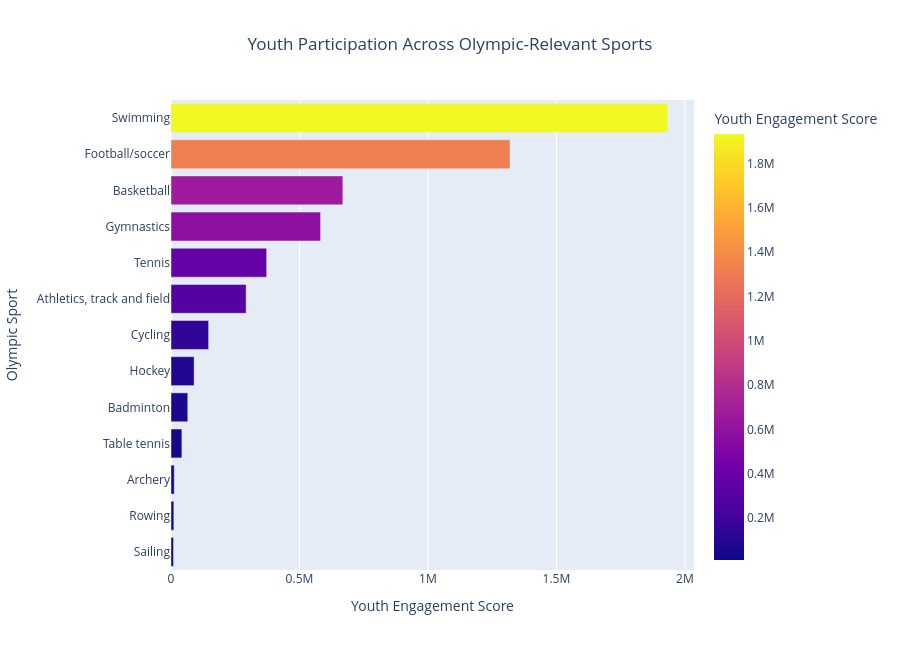

Source (notebook cell):
### Markdown cell above
## Calculating Youth Engagement Scores

To better compare Olympic-relevant sports, a combined youth engagement score is calculated using participation estimates from the selected youth age groups (5–8, 9–11, and 12–14).

Rather than analysing each age category separately throughout the investigation, combining these participation estimates provides a broader measure of overall youth involvement within each sport. Sports with higher combined participation may provide stronger opportunities for long-term Olympic fan development because they already demonstrate strong grassroots engagement among younger Australians.

This calculated score is derived directly from the AusPlay participation data rather than manually assigning values. Using data-driven calculations improves analytical reliability and ensures that later clustering and comparison techniques remain evidence-based.

The resulting youth engagement score will later support visualisation, clustering analysis, and comparison with media visibility patterns collected from the Guardian API.

### Code cell
# Create youth participation visualisation
fig = px.bar(
    top_youth_sports,
    x="youth_engagement_score",
    y="Sport",
    orientation="h",
    color="youth_engagement_score",
    title="Youth Participation Across Olympic-Relevant Sports",
    labels={
        "youth_engagement_score": "Youth Engagement Score",
        "Sport": "Olympic Sport"
    }
)

# Improve layout
fig.update_layout(
    height=650,
    title_x=0.5,
    yaxis={"categoryorder":"total ascending"}
)

# Improve hover information
fig.update_traces(
    hovertemplate="<b>%{y}</b><br>Youth Engagement Score: %{x:,.0f}<extra></extra>"
)

fig.show()

### Figure 1 — Plotly figure (JSON) as saved in the notebook; plotly's stock layout.template omitted (floating-point values rounded to 4 significant figures)
{"data": [{"hovertemplate": "<b>%{y}</b><br>Youth Engagement Score: %{x:,.0f}<extra></extra>", "legendgroup": "", "marker": {"color": [1934000.0, 1319000.0, 668800.0, 582100.0, 372300.0, 292400.0, 146500.0, 89910.0, 65280.0, 42360.0, 12520.0, 11000.0, 9830.0], "coloraxis": "coloraxis", "pattern": {"shape": ""}}, "name": "", "orientation": "h", "showlegend": false, "textposition": "auto", "type": "bar", "x": [1934000.0, 1319000.0, 668800.0, 582100.0, 372300.0, 292400.0, 146500.0, 89910.0, 65280.0, 42360.0, 12520.0, 11000.0, 9830.0], "xaxis": "x", "y": ["Swimming", "Football/soccer", "Basketball", "Gymnastics", "Tennis", "Athletics, track and field", "Cycling", "Hockey", "Badminton", "Table tennis", "Archery", "Rowing", "Sailing"], "yaxis": "y"}], "layout": {"barmode": "relative", "coloraxis": {"colorbar": {"title": {"text": "Youth Engagement Score"}}, "colorscale": [[0, "#0d0887"], [0.1111, "#46039f"], [0.2222, "#7201a8"], [0.3333, "#9c179e"], [0.4444, "#bd3786"], [0.5556, "#d8576b"], [0.6667, "#ed7953"], [0.7778, "#fb9f3a"], [0.8889, "#fdca26"], [1, "#f0f921"]]}, "height": 650, "legend": {"tracegroupgap": 0}, "title": {"text": "Youth Participation Across Olympic-Relevant Sports", "x": 0.5}, "xaxis": {"anchor": "y", "domain": [0, 1], "title": {"text": "Youth Engagement Score"}}, "yaxis": {"anchor": "x", "categoryorder": "total ascending", "domain": [0, 1], "title": {"text": "Olympic Sport"}}}}
